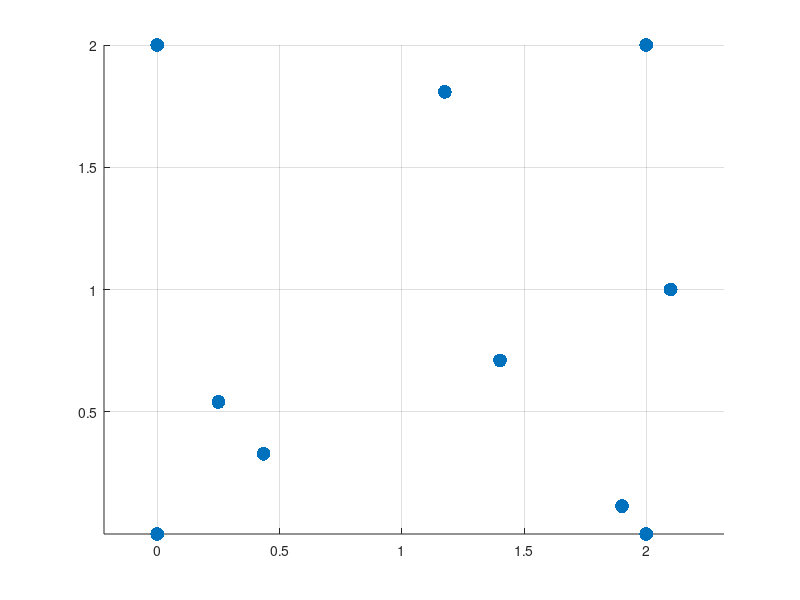

This figure's MATLAB source: (Note: this script raises an error after producing the figure.)
clear;clf;hold on

x3         = [0 2 2 0 0 2 2 0 2.1 2*rand(1,5)];
y3         = [0 0 2 2 0 0 2 2 1   2*rand(1,5)];
z3         = [0 0 0 0 2 2 2 2 1.2 2*rand(1,5)];
plot3(x3,y3,z3,'.','markersize',30);axis equal;grid on
X_Fit      = [x3(:), y3(:), z3(:)]; % Nx3 points

%Hull
K          =  convhulln(X_Fit);      % indices of points forming each facet
hullV      =  unique(K(:));          % unique indices of vertices on the hull
V          =  X_Fit(hullV,:);        % convex hull vertices
lambda     =  1e9;

%Prepare convex hull
facets     =  build_hull_facets(X_Fit);

%Take reference
xo         = {[5,rand*3] [4,rand*5] [-7,rand*4]}; % cell input for consistency
f1         =  hull_penalty_value(xo,V,facets,lambda);
mu1        =  hull_grad_value(xo,V,facets,lambda);
S          =  hull_sinv_value(xo,V,facets,lambda);
dx         =  1e-7;
%
for i = 1:3
    for j = 1:3
        x          =  xo;
        x{j}       =  xo{j}+dx;
        f2         =  hull_penalty_value(x,V,facets,lambda);
        mu2        =  hull_grad_value(x,V,facets,lambda);
        S_num{i,j} = (mu2{i} - mu1{i})/dx;
        mu_num{j}  = (f2-f1)/dx;
    end
end
%invert
for l = 1:length(S_num{1})
    M = [S_num{1,1}(l) S_num{1,2}(l) S_num{1,3}(l)
         S_num{2,1}(l) S_num{2,2}(l) S_num{2,3}(l)
         S_num{3,1}(l) S_num{3,2}(l) S_num{3,3}(l)];
    M =  inv(M);
    for i = 1:3
        for j = 1:3
            SS{i,j}(l) = M(i,j);
        end
    end
end

S
SS

hold on
plot3(xo{1}(1),xo{2}(1),xo{3}(1),'r.','markersize',40)
plot3(xo{1}(2),xo{2}(2),xo{3}(2),'k.','markersize',40)

mu

%% Penalty
function P = hull_penalty_value(ccell,V,facets,lambda)
% Vectorized convex hull penalty
% Inputs:
%   ccell  : 1 x d cell array, each cell is matrix of any size
%   V      : n x d convex hull vertices
%   lambda : penalty strength
% Output:
%   P      : penalty values (same size as ccell{1})

d  = numel(ccell);
sz = size(ccell{1});
N  = numel(ccell{1});

% Flatten input
X = zeros(N,d);
for i = 1:d
    X(:,i) = ccell{i}(:);
end

% Convex hull facets
Svals   = X*facets.n' - facets.b';
outside = max(Svals,[],2) > 1e-10;

%Initialize P
P       = zeros(N,1);

if any(outside)
    Xout = X(outside,:);
    n_out = sum(outside);

    % Closest vertex per outside point
    diffs = permute(V,[1,3,2]) - reshape(Xout,1,n_out,d);
    dist2 = sum(diffs.^2,3);
    [~, idx] = min(dist2,[],1);
    nearest = V(idx,:);

    delta = Xout - nearest;
    P(outside) = lambda * sum(delta.^2,2);
end

% Reshape to original input size
P = reshape(P, sz);
end




%% Grad
function mu = hull_grad_value(ccell,V,facets, lambda)
% Gradient of convex hull penalty
d  = numel(ccell);
sz = size(ccell{1});
N  = numel(ccell{1});

% Flatten input
X = zeros(N,d);
for i = 1:d
    X(:,i) = ccell{i}(:);
end

% Convex hull facets
Svals   = X*facets.n' - facets.b';
outside = max(Svals,[],2) > 1e-10;

%Initialize mu
mu      = cell(1,d);
for i = 1:d
    mu{i} = zeros(sz);
end

if any(outside)
    Xout = X(outside,:);
    n_out = sum(outside);

    diffs = permute(V,[1,3,2]) - reshape(Xout,1,n_out,d);
    dist2 = sum(diffs.^2,3);
    [~, idx] = min(dist2,[],1);
    nearest = V(idx,:);

    delta = Xout - nearest;

    for i = 1:d
        temp = zeros(N,1);
        temp(outside) = 2*lambda*delta(:,i);
        mu{i} = reshape(temp, sz);
    end
end
end





%% Sinv
function S = hull_sinv_value(ccell,V,facets,lambda)
% Inverse Hessian of convex hull penalty (diagonal)
d  = numel(ccell);
sz = size(ccell{1});
N  = numel(ccell{1});

% Flatten input
X = zeros(N,d);
for i = 1:d
    X(:,i) = ccell{i}(:);
end

% Convex hull facets
Svals   = X*facets.n' - facets.b';
outside = max(Svals,[],2) > 1e-10;

%Initialize S
S       = cell(d,d);
for i = 1:d
    for j = 1:d
        temp = zeros(N,1);
        if i==j && any(outside)
            temp(outside) = 1/(2*lambda);
        end
        S{i,j} = reshape(temp, sz);
    end
end
end



function facets = build_hull_facets(X)
% Precompute hull facet equations from full dataset X
% facets: struct with fields n (F x d) normals, b (F x 1) offsets

K = convhulln(X);
F = size(K,1);
d = size(X,2);

n = zeros(F,d);
b = zeros(F,1);

for jf = 1:F
    verts = X(K(jf,:),:);
    Mdiff = (verts(2:end,:) - verts(1,:))';
    nvec  = null(Mdiff.');
    if isempty(nvec)
        nvec = cross(verts(2,:) - verts(1,:), ...
                     verts(3,:) - verts(1,:)).';
    end
    nn = nvec(:,1); nn = nn/norm(nn);

    % orient inward
    if (nn' * mean(X,1)' - nn' * verts(1,:)') > 0
        nn = -nn;
    end

    n(jf,:) = nn;
    b(jf)   = nn'*verts(1,:)';
end

facets.n = n;   % facet normals
facets.b = b;   % offsets
end


function outside = hull_outside_mask(X, facets)
tol = 1e-10;
Svals = X*facets.n' - facets.b';
outside = max(Svals,[],2) > tol;
end
